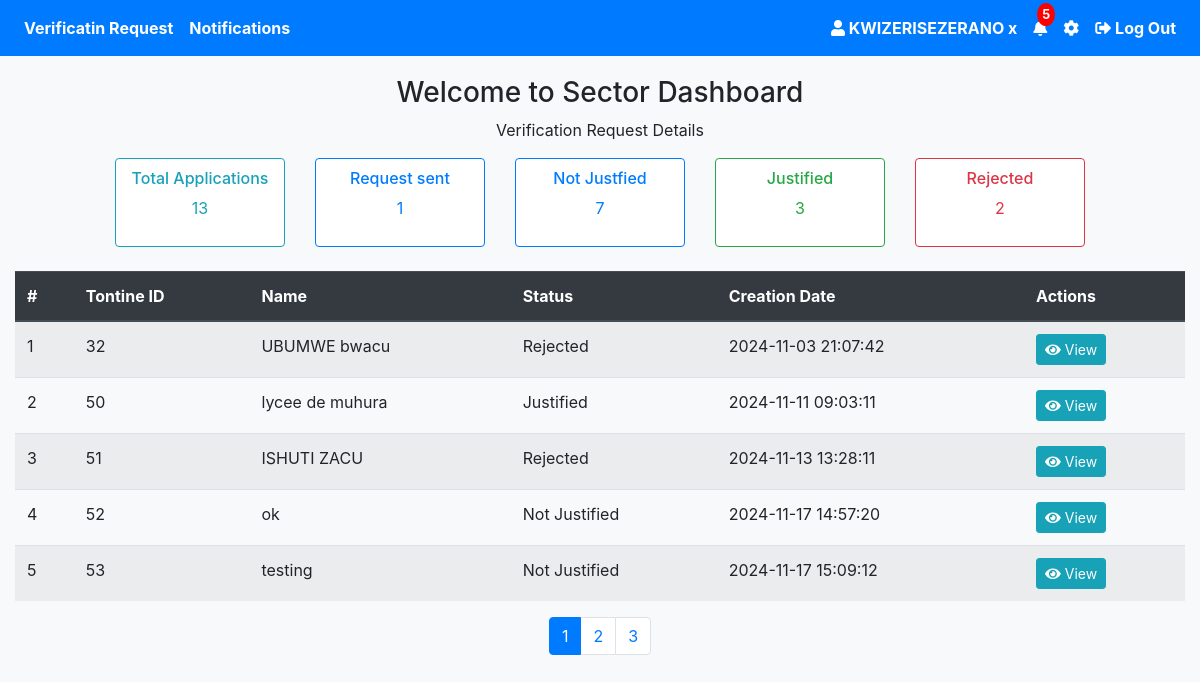
Page /sector_dashboard.php (signed in) on the committed database.
### tables this page shows
CREATE TABLE `users` (
  `id` int(11) NOT NULL,
  `firstname` varchar(50) NOT NULL,
  `lastname` varchar(50) NOT NULL,
  `phone_number` varchar(15) NOT NULL,
  `idno` varchar(50) NOT NULL,
  `idnotype` varchar(50) NOT NULL,
  `idno_picture` varchar(255) NOT NULL,
  `behalf_name` varchar(30) NOT NULL,
  `behalf_phone_number` varchar(30) NOT NULL,
  `password` varchar(255) NOT NULL,
  `image` varchar(255) NOT NULL,
  `otp` int(11) DEFAULT 0,
  `verified` tinyint(4) NOT NULL DEFAULT 0,
  `otp_used` tinyint(1) NOT NULL DEFAULT 0,
  `otp_login` int(11) NOT NULL DEFAULT 0,
  `otp_forgot` int(11) NOT NULL,
  `otp_behalf` int(11) NOT NULL,
  `otp_behalf_used` tinyint(1) NOT NULL,
  `terms` tinyint(1) DEFAULT 0,
  `created_at` timestamp NOT NULL DEFAULT current_timestamp(),
  `updated_at` timestamp NOT NULL DEFAULT current_timestamp() ON UPDATE current_timestamp(),
  `role` enum('User','Sector','Court') DEFAULT 'User'
);

CREATE TABLE `tontine` (
  `id` int(11) NOT NULL,
  `tontine_name` varchar(255) NOT NULL,
  `logo` varchar(255) DEFAULT NULL,
  `join_date` date NOT NULL,
  `province` varchar(100) NOT NULL,
  `district` varchar(100) NOT NULL,
  `sector` varchar(100) NOT NULL,
  `total_contributions` decimal(10,2) NOT NULL,
  `occurrence` enum('Daily','Weekly','Monthly') NOT NULL,
  `time` time DEFAULT NULL,
  `day` enum('Monday','Tuesday','Wednesday','Thursday','Friday','Saturday','Sunday') DEFAULT NULL,
  `date` date DEFAULT NULL,
  `created_at` timestamp NOT NULL DEFAULT current_timestamp(),
  `user_id` int(11) DEFAULT NULL,
  `role` varchar(30) NOT NULL,
  `purpose` varchar(255) NOT NULL,
  `rules` varchar(255) NOT NULL,
  `status` enum('Not Justified','Justification Request sent','Justified','Rejected') DEFAULT 'Not Justified',
  `reason` varchar(255) NOT NULL,
  `interest` decimal(10,2) NOT NULL DEFAULT 0.00,
  `payment_frequency` enum('Monthly','Weekly') NOT NULL,
  `frequent_payment_date` date DEFAULT NULL,
  `frequent_payment_day` enum('Monday','Tuesday','Wednesday','Thursday','Friday','Saturday','Sunday') DEFAULT NULL,
  `late_contribution_penalty` int(50) NOT NULL
);

### sector_dashboard.php (the view, shortened to what this page needs)
<?php
require 'config.php';
$error = "";
$user_id = $_SESSION['user_id'];
$stmt = $pdo->prepare("SELECT firstname, lastname FROM users WHERE id = :id");
$stmt->bindParam(':id', $user_id);
$stmt->execute();
$user = $stmt->fetch(PDO::FETCH_ASSOC);
$user_name = $user ? htmlspecialchars($user['firstname'] . ' ' . $user['lastname']) : "Unknown User";
$results_per_page = 5;
$page = isset($_GET['page']) ? (int)$_GET['page'] : 1;
$start_from = ($page - 1) * $results_per_page;
$search_query = isset($_POST['search_query']) ? '%' . htmlspecialchars($_POST['search_query']) . '%' : '%%';
try {
    $stmt = $pdo->prepare("
        SELECT *
        FROM tontine
        WHERE tontine_name LIKE :search_query
        LIMIT $start_from, $results_per_page
    ");
    $stmt->bindValue(':search_query', $search_query, PDO::PARAM_STR);
    $stmt->execute();
    $requests = $stmt->fetchAll(PDO::FETCH_ASSOC);
} catch (Exception $e) {
    $error = "Error fetching request details: " . $e->getMessage();
}
$statuses = ['Not Justified', 'Justification Request sent', 'Justified', 'Rejected'];
$status_counts = [];
foreach ($statuses as $status) {
    $stmt = $pdo->prepare("SELECT COUNT(*) FROM tontine WHERE status = :status");
    $stmt->bindParam(':status', $status, PDO::PARAM_STR);
    $stmt->execute();
    $status_counts[$status] = $stmt->fetchColumn();
}
$total_notifications=5;
$total_applications = array_sum($status_counts);
$stmt = $pdo->prepare("SELECT COUNT(*) FROM tontine WHERE tontine_name LIKE :search_query");
$stmt->bindValue(':search_query', $search_query, PDO::PARAM_STR);
$stmt->execute();
$total_requests = $stmt->fetchColumn();
$total_pages = ceil($total_requests / $results_per_page);
?>
<!DOCTYPE html>
<html lang="en">
<head>
    <link rel="stylesheet" href="https://stackpath.bootstrapcdn.com/bootstrap/4.5.2/css/bootstrap.min.css">
    <link rel="stylesheet" href="https://cdnjs.cloudflare.com/ajax/libs/font-awesome/5.15.4/css/all.min.css">
</head>
<body>
    <nav class="navbar navbar-expand-lg navbar-dark bg-primary">
        <div class="collapse navbar-collapse" id="navbarNav">
            <ul class="navbar-nav mr-auto">
                <li class="nav-item">
                    <a class="nav-link font-weight-bold text-white" href="sector_dashboard.php">Verificatin Request</a>
                </li>
                <li class="nav-item">
                    <a class="nav-link font-weight-bold text-white" href="#">Notifications</a>
                </li>
            </ul>
            <ul class="navbar-nav ml-auto">
                <li class="nav-item">
                    <a class="nav-link font-weight-bold text-white" href="#">
                        <i class="fas fa-user"></i>
                        <?php echo htmlspecialchars($user_name); ?>
                    </a>
                </li>
                <li class="nav-item">
                    <a class="nav-link position-relative font-weight-bold text-white" href="#">
                        <i class="fas fa-bell"></i>
                        <span class="notification-badge"><?php echo $total_notifications; ?></span>
                    </a>
                </li>
                <li class="nav-item">
                    <a class="nav-link font-weight-bold text-white" href="setting_sector.php">
                        <i class="fas fa-cog"></i>
                    </a>
                </li>
                <li class="nav-item">
                    <a class="nav-link font-weight-bold text-white" href="#" onclick="confirmLogout()">
                        <i class="fas fa-sign-out-alt"></i> Log Out
                    </a>
                </li>
            </ul>
        </div>
    </nav>
    <div class="container">
        <div class="text-center mt-3">
            <h3>Welcome to Sector Dashboard</h3>
            <p>Verification Request Details</p>
        </div>
        <div class="row text-center mb-4 justify-content-center">
            <div class="col-md-2">
                <div class="card bg-outline-info text-info">
                    <div class="card-body">
                        <h6>Total Applications</h6>
                        <p><?php echo $total_applications; ?></p>
                    </div>
                </div>
            </div>
             <div class="col-md-2">
                <div class="card bg-outline-primary text-primary">
                    <div class="card-body">
                        <h6> Request sent</h6>
                        <p><?php echo $status_counts['Justification Request sent']; ?></p>
                    </div>
                </div>
            </div>
            <div class="col-md-2">
                <div class="card bg-outline-primary text-primary">
                    <div class="card-body">
                        <h6>Not Justfied </h6>
                        <p><?php echo $status_counts['Not Justified']; ?></p>
                    </div>
                </div>
            </div>
            <div class="col-md-2">
                <div class="card bg-outline-success text-success">
                    <div class="card-body">
                        <h6>Justified </h6>
                        <p><?php echo $status_counts['Justified']; ?></p>
                    </div>
                </div>
            </div>
            <div class="col-md-2">
                <div class="card bg-outline-danger text-danger">
                    <div class="card-body">
                        <h6>Rejected </h6>
                        <p><?php echo $status_counts['Rejected']; ?></p>
                    </div>
                </div>
            </div>
        </div>
        <?php if ($error): ?>
            <div class="alert alert-danger text-center"><?php echo htmlspecialchars($error); ?></div>
        <?php else: ?>
            <div class="table-responsive">
            <table class="table table-striped table-hover">
    <thead class="thead-dark">
        <tr>
            <th>#</th>
            <th>Tontine ID</th>
            <th>Name</th>
            <th>Status</th>
            <th>Creation Date</th>
            <th>Actions</th>
        </tr>
    </thead>
    <tbody>
        <?php if (!empty($requests)) : ?>
            <?php foreach ($requests as $index => $request) : ?>
                <tr>
                    <td><?= $index + 1 + $start_from; ?></td>
                    <td><?= $request['id']; ?></td>
                    <td><?= htmlspecialchars($request['tontine_name']); ?></td>
                      <td><?= htmlspecialchars($request['status']); ?></td>
                    <td><?= htmlspecialchars($request['created_at']); ?></td>
                    <td>
                        <button class="btn btn-info btn-sm view-btn" data-id="<?= $request['id']; ?>">
                            <i class="fas fa-eye"></i> View
                        </button>
                    </td>
                </tr>
            <?php endforeach; ?>
        <?php else : ?>
            <tr>
                <td colspan="4" class="text-center text-muted">No requests found.</td>
            </tr>
        <?php endif; ?>
    </tbody>
</table>
            </div>
            <nav>
                <ul class="pagination justify-content-center">
                    <?php for ($p = 1; $p <= $total_pages; $p++): ?>
                        <li class="page-item <?php echo ($p == $page) ? 'active' : ''; ?>">
                            <a class="page-link" href="profile_page.php?id=<?php echo $id; ?>&page=<?php echo $p; ?>"><?php echo $p; ?></a>
                        </li>
                    <?php endfor; ?>
                </ul>
            </nav>
        <?php endif; ?>
    </div>
</body>
</html>

### sector_dashboard.php (style rules this page uses)
.container { max-width: 1000%; }
body { background-color: #f8f9fa; }
.navbar { margin-bottom: 20px; }
.notification-badge { position: absolute; top: -5px; right: -0px; background-color: red; color: white; border-radius: 50%; padding: 2px 5px; font-size: 0.80rem; }
.card { border: 1px solid; border-radius: 0.25rem; min-height: 40px; display: flex; flex-direction: column; align-items: center; }
.card-body { display: flex; flex-direction: column; justify-content: center; align-items: center; padding: 10px 6px; height: 100%; }

### rows in the picture
users: user_name "KWIZERISEZERANO x"
tontine: start_from "1", id "32", tontine_name "UBUMWE bwacu", status "Rejected", created_at "2024-11-03 21:07:42"
tontine: start_from "2", id "50", tontine_name "lycee de muhura", status "Justified", created_at "2024-11-11 09:03:11"
tontine: start_from "3", id "51", tontine_name "ISHUTI ZACU", status "Rejected", created_at "2024-11-13 13:28:11"
tontine: start_from "4", id "52", tontine_name "ok", status "Not Justified", created_at "2024-11-17 14:57:20"
tontine: start_from "5", id "53", tontine_name "testing", status "Not Justified", created_at "2024-11-17 15:09:12"

### other values in the picture
$total_notifications "5"
$total_applications "13"
$status_counts['Justification Request sent'] "1"
$status_counts['Not Justified'] "7"
$status_counts['Justified'] "3"
$status_counts['Rejected'] "2"
